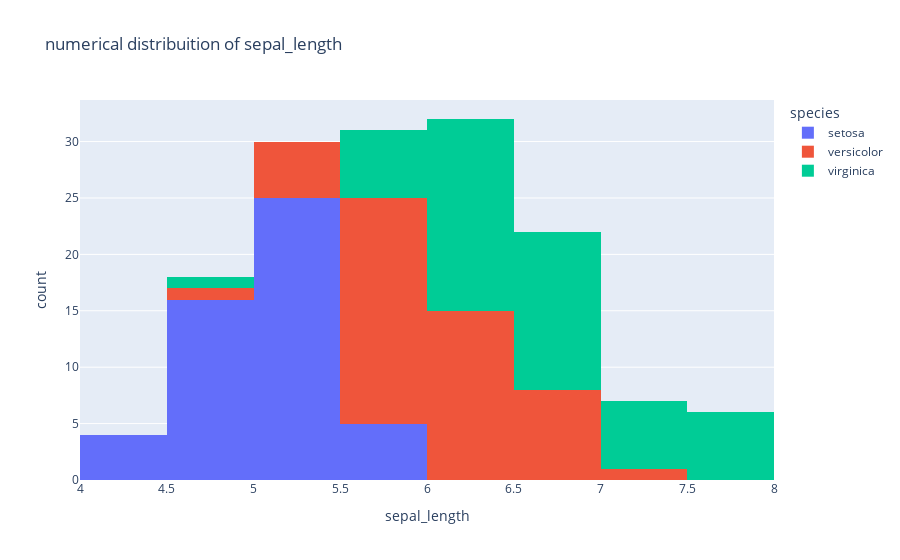

Notebook code for this chart:
### Code cell
fig.show()

### Figure 1 — Plotly figure (JSON) as saved in the notebook; plotly's stock layout.template omitted (floating-point values rounded to 4 significant figures)
{"data": [{"alignmentgroup": "True", "bingroup": "x", "hovertemplate": "species=setosa<br>sepal_length=%{x}<br>count=%{y}<extra></extra>", "legendgroup": "setosa", "marker": {"color": "#636efa", "pattern": {"shape": ""}}, "name": "setosa", "offsetgroup": "setosa", "orientation": "v", "showlegend": true, "type": "histogram", "x": [5.1, 4.9, 4.7, 4.6, 5, 5.4, 4.6, 5, 4.4, 4.9, 5.4, 4.8, 4.8, 4.3, 5.8, 5.7, 5.4, 5.1, 5.7, 5.1, 5.4, 5.1, 4.6, 5.1, 4.8, 5, 5, 5.2, 5.2, 4.7, 4.8, 5.4, 5.2, 5.5, 4.9, 5, 5.5, 4.9, 4.4, 5.1, 5, 4.5, 4.4, 5, 5.1, 4.8, 5.1, 4.6, 5.3, 5], "xaxis": "x", "yaxis": "y"}, {"alignmentgroup": "True", "bingroup": "x", "hovertemplate": "species=versicolor<br>sepal_length=%{x}<br>count=%{y}<extra></extra>", "legendgroup": "versicolor", "marker": {"color": "#EF553B", "pattern": {"shape": ""}}, "name": "versicolor", "offsetgroup": "versicolor", "orientation": "v", "showlegend": true, "type": "histogram", "x": [7, 6.4, 6.9, 5.5, 6.5, 5.7, 6.3, 4.9, 6.6, 5.2, 5, 5.9, 6, 6.1, 5.6, 6.7, 5.6, 5.8, 6.2, 5.6, 5.9, 6.1, 6.3, 6.1, 6.4, 6.6, 6.8, 6.7, 6, 5.7, 5.5, 5.5, 5.8, 6, 5.4, 6, 6.7, 6.3, 5.6, 5.5, 5.5, 6.1, 5.8, 5, 5.6, 5.7, 5.7, 6.2, 5.1, 5.7], "xaxis": "x", "yaxis": "y"}, {"alignmentgroup": "True", "bingroup": "x", "hovertemplate": "species=virginica<br>sepal_length=%{x}<br>count=%{y}<extra></extra>", "legendgroup": "virginica", "marker": {"color": "#00cc96", "pattern": {"shape": ""}}, "name": "virginica", "offsetgroup": "virginica", "orientation": "v", "showlegend": true, "type": "histogram", "x": [6.3, 5.8, 7.1, 6.3, 6.5, 7.6, 4.9, 7.3, 6.7, 7.2, 6.5, 6.4, 6.8, 5.7, 5.8, 6.4, 6.5, 7.7, 7.7, 6, 6.9, 5.6, 7.7, 6.3, 6.7, 7.2, 6.2, 6.1, 6.4, 7.2, 7.4, 7.9, 6.4, 6.3, 6.1, 7.7, 6.3, 6.4, 6, 6.9, 6.7, 6.9, 5.8, 6.8, 6.7, 6.7, 6.3, 6.5, 6.2, 5.9], "xaxis": "x", "yaxis": "y"}], "layout": {"barmode": "relative", "legend": {"title": {"text": "species"}, "tracegroupgap": 0}, "title": {"text": "numerical distribuition of sepal_length"}, "xaxis": {"anchor": "y", "domain": [0, 1], "title": {"text": "sepal_length"}}, "yaxis": {"anchor": "x", "domain": [0, 1], "title": {"text": "count"}}}}
